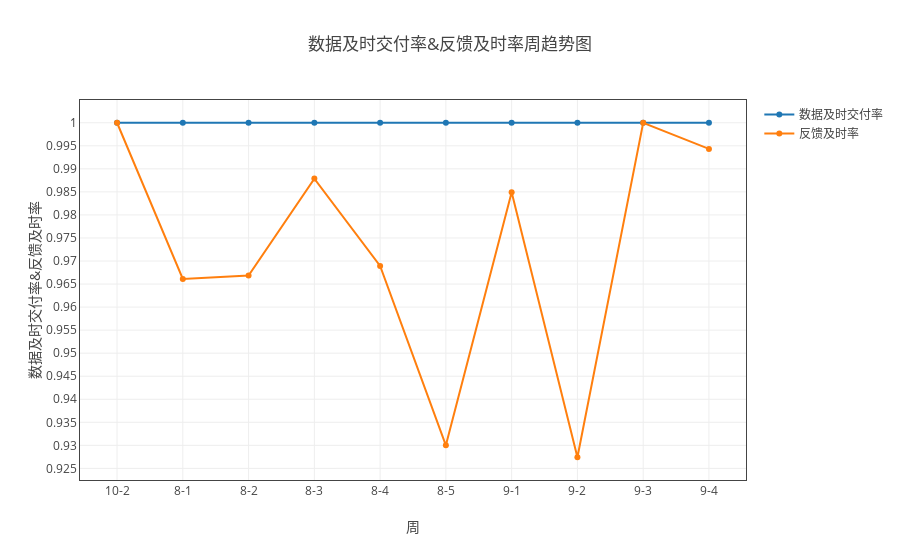
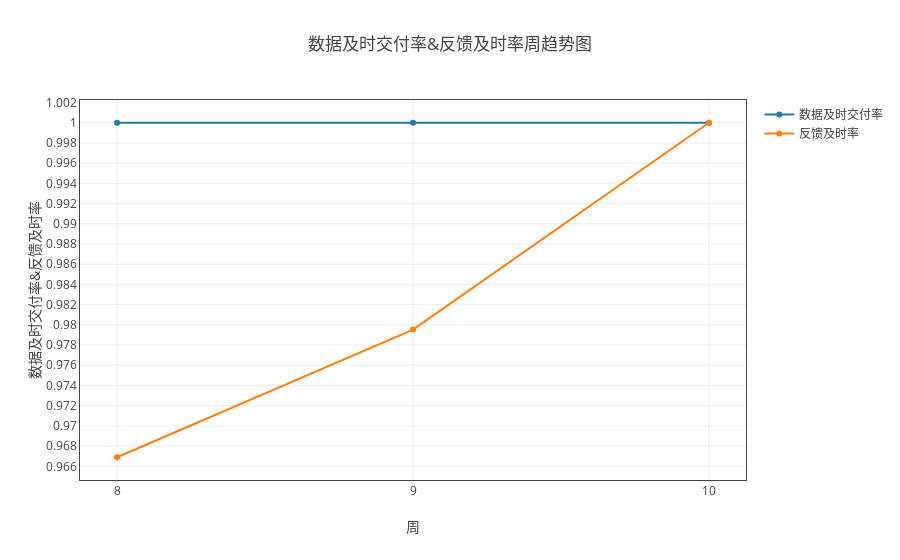

The code cell stored with these charts, in order, in its notebook:
### Markdown cell above
#### 反馈及时率和数据交付及时率

### Code cell
ss = myModule.format(all_df1 ,"日期（格式“月-周次”）" ,['及时反馈数','下机批次数','数据及时交付数','数据交付总数'])
tt = ss.get_total_ratio([['反馈及时率' ,'及时反馈数' , '下机批次数','/'], 
                    ['数据及时交付率','数据及时交付数','数据交付总数','/']])
myModule.myPlot(tt).plot('line')

ss = myModule.format(all_df1 ,"month" ,['及时反馈数','下机批次数','数据及时交付数','数据交付总数'])
tt = ss.get_total_ratio([['反馈及时率' ,'及时反馈数' , '下机批次数','/'], 
                    ['数据及时交付率','数据及时交付数','数据交付总数','/']])
myModule.myPlot(tt).plot('line')

### Figure 1 — Plotly figure (JSON) as saved in the notebook; plotly's stock layout.template omitted (floating-point values rounded to 4 significant figures)
{"data": [{"name": "数据及时交付率", "type": "scatter", "uid": "ad1dfcee-d1e5-11e8-8ddb-a41f72875c19", "x": ["10-2", "8-1", "8-2", "8-3", "8-4", "8-5", "9-1", "9-2", "9-3", "9-4"], "y": [1, 1, 1, 1, 1, 1, 1, 1, 1, 1]}, {"name": "反馈及时率", "type": "scatter", "uid": "ad1dfcef-d1e5-11e8-8ddb-a41f72875c19", "x": ["10-2", "8-1", "8-2", "8-3", "8-4", "8-5", "9-1", "9-2", "9-3", "9-4"], "y": [1, 0.9661, 0.9669, 0.9879, 0.9689, 0.93, 0.9849, 0.9274, 1, 0.9943]}], "layout": {"title": "数据及时交付率&反馈及时率周趋势图", "xaxis": {"mirror": "all", "nticks": 20, "showgrid": true, "showline": true, "title": "周", "type": "category", "zeroline": true}, "yaxis": {"mirror": "all", "nticks": 20, "showgrid": true, "showline": true, "title": "数据及时交付率&反馈及时率", "zeroline": true}}}

### Figure 2 — Plotly figure (JSON) as saved in the notebook; plotly's stock layout.template omitted (floating-point values rounded to 4 significant figures)
{"data": [{"name": "数据及时交付率", "type": "scatter", "uid": "ad1dfcf0-d1e5-11e8-8ddb-a41f72875c19", "x": [8, 9, 10], "y": [1, 1, 1]}, {"name": "反馈及时率", "type": "scatter", "uid": "ad1dfcf1-d1e5-11e8-8ddb-a41f72875c19", "x": [8, 9, 10], "y": [0.9669, 0.9795, 1]}], "layout": {"title": "数据及时交付率&反馈及时率周趋势图", "xaxis": {"mirror": "all", "nticks": 20, "showgrid": true, "showline": true, "title": "周", "type": "category", "zeroline": true}, "yaxis": {"mirror": "all", "nticks": 20, "showgrid": true, "showline": true, "title": "数据及时交付率&反馈及时率", "zeroline": true}}}
